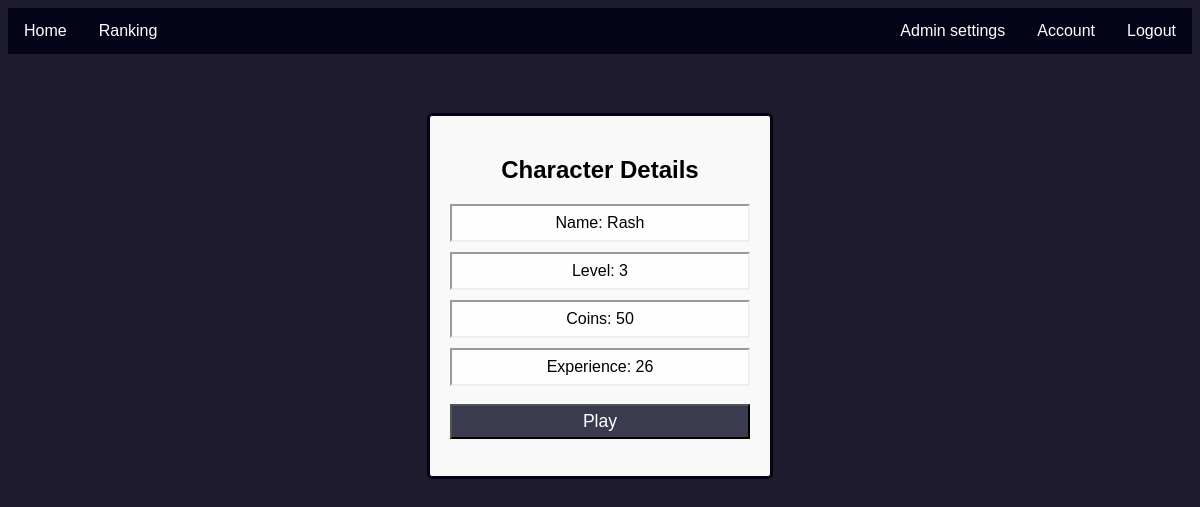
Page /account/index.php (signed in) on the earlier database version.
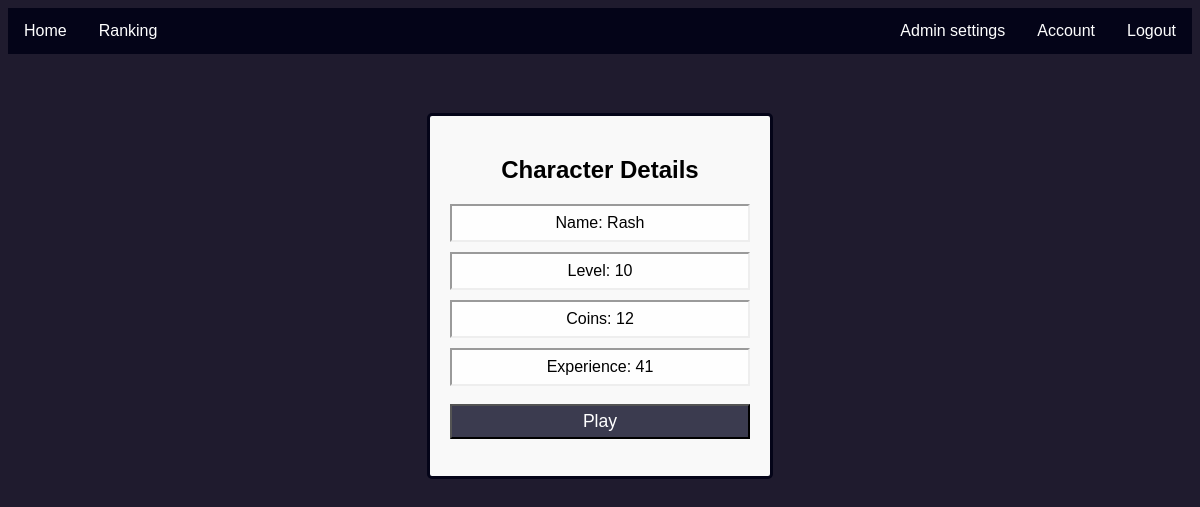
Same page on the later database version.
### tables this page shows
CREATE TABLE `characters` (
  `id` int(255) NOT NULL,
  `name` varchar(60) NOT NULL,
  `level` int(255) NOT NULL,
  `exp` int(255) NOT NULL,
  `coins` int(255) NOT NULL,
  `weaponsid` int(11) DEFAULT NULL,
  `attack` int(255) NOT NULL,
  `health` int(255) NOT NULL,
  `maxhealth` int(255) NOT NULL,
  `defense` int(255) NOT NULL,
  `potion` int(60) NOT NULL,
  `consumable` int(60) NOT NULL,
  `duel_won` int(10) NOT NULL DEFAULT 0
);

### account/index.php (the view, shortened to what this page needs)
<?php
try {
    require_once("../data/db.php");
    $char_id = $_SESSION["char_id"];
    $sql = "SELECT * FROM Characters WHERE id = :id";
    $stmt = $pdo->prepare($sql);
    $stmt->bindParam(":id", $char_id);
    if (!$stmt->execute()) {
        throw new Exception();
    }
    $character = $stmt->fetch();
} catch (Exception) {
    echo "Błąd bazy danych.";
}
?>
<!DOCTYPE html>
<html>
<head>
    <link rel="stylesheet" href="../styles/style.css">
    <link rel="stylesheet" href="../styles/account.css">
</head>
<body>
    <?php require_once("../other/navbar.php") ?>
    <div class="main-window">
        <h2>Character Details</h2>
        <div class=details-container>
            <article class="detail">
                <label> Name: </label>
                <p><?php echo $character["name"]; ?></p>
            </article>
            <article class="detail">
                <label> Level: </label>
                <p><?php echo $character["level"]; ?></p>
            </article>
            <article class="detail">
                <label> Coins: </label>
                <p><?php echo $character["coins"]; ?></p>
            </article>
            <article class="detail">
                <label> Experience: </label>
                <p><?php echo $character["exp"]; ?></p>
            </article>
        </div>
        <button onclick="window.location.href='../game/index.php'">Play</button>
    </div>
</body>
</html>

### other/navbar.php (shortened to what this page needs)
<head>
    <link rel="stylesheet" href="/cryland/styles/navbar.css">
</head>
<?php
if ($_SESSION['logged_in'] && $_SESSION['role_id'] == 2) {
    echo '
    <div class="navbar">
        <div class="flex-container">
            <div>
                <a href="/Cryland/game">Home</a>
                <a href="/Cryland/ranking/">Ranking</a>
            </div>
            <div>
                <a href="/cryland/admin">Admin settings</a>
                <a href="/cryland/account">Account</a>
                <a class="logout" href="/cryland/other/logout.php">Logout</a>
            </div>
        </div>
    </div>
        ';
}
?>

### styles/style.css (style rules this page uses)
body { background-color: #1F1B2E; font-family: Arial, sans-serif; color: #ffffff; }
.main-window { width: 300px; margin: 5% auto; padding: 20px; border: 3px solid #040418; border-radius: 5px; background-color: #f9f9f9; color: black; text-align: center; }
button { display: block; width: 60%; margin: 1em auto; padding: 0 0 0px 0; height: 2em; font-size: 1.1rem; background-color: #3b3b4f; border-color: black; min-width: 300px; color: white; }

### styles/account.css (style rules this page uses)
.detail { border: 2px inset; margin: 10px auto; background-color: #ffffffd0; }
.detail p { display: inline-block; margin-top: 8px; margin-bottom: 8px; }

### styles/navbar.css (style rules this page uses)
.navbar { background-color: #040418; overflow: hidden; }
.navbar a { float: left; display: block; color: white; text-align: center; padding: 14px 16px; text-decoration: none; }

### other/navbar.php (style rules this page uses)
.flex-container { display: flex; justify-content: space-between; }

Differences in the rows shown:
changed characters "Rash": level "3" → "10"; coins "50" → "12"; exp "26" → "41"
